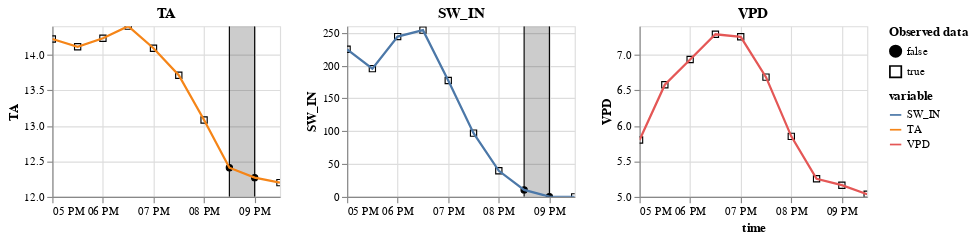

Here is the notebook cell this chart was saved with:
### Code cell
m_df.show(bind_interaction = False)

### Figure 1 — Vega-Lite specification as saved in the notebook (floating-point values rounded to 4 significant figures)
{"config": {"view": {"continuousWidth": 400, "continuousHeight": 300}}, "vconcat": [{"hconcat": [{"layer": [{"data": {"name": "data-396b6fee5d84b8c67c003177bd0f1779"}, "mark": {"type": "point", "color": "black", "fillOpacity": 1, "strokeWidth": 1}, "encoding": {"fill": {"field": "is_present", "legend": {"title": ["Observed data"]}, "scale": {"range": ["black", "#ffffff00"]}, "type": "nominal"}, "shape": {"field": "is_present", "type": "nominal"}, "x": {"axis": {"domain": true, "labels": true, "ticks": true, "title": "time"}, "field": "time", "type": "temporal"}, "y": {"field": "value", "scale": {"zero": false}, "title": "TA", "type": "quantitative"}}}, {"layer": [{"mark": "rule", "encoding": {"x": {"axis": {"domain": false, "labels": false, "ticks": false, "title": null}, "field": "gap_start", "type": "temporal"}}}, {"mark": "rule", "encoding": {"x": {"axis": {"domain": false, "labels": false, "ticks": false, "title": null}, "field": "gap_end", "type": "temporal"}}}, {"mark": {"type": "rect", "color": "black", "opacity": 0.2}, "encoding": {"x": {"axis": {"domain": false, "labels": false, "ticks": false, "title": null}, "field": "gap_start", "type": "temporal"}, "x2": {"field": "gap_end"}}}], "data": {"name": "data-0649de2b0733019f4936adba08c7cae5"}}, {"data": {"name": "data-396b6fee5d84b8c67c003177bd0f1779"}, "mark": "line", "encoding": {"color": {"field": "variable", "type": "nominal"}, "x": {"field": "time", "type": "temporal"}, "y": {"field": "value", "scale": {"zero": false}, "title": "TA", "type": "quantitative"}}, "name": "view_47"}], "height": 150, "title": "TA", "width": 200}, {"layer": [{"data": {"name": "data-1ac661e4b4c8cb0734f94ebe2ff271e1"}, "mark": {"type": "point", "color": "black", "fillOpacity": 1, "strokeWidth": 1}, "encoding": {"fill": {"field": "is_present", "legend": {"title": ["Observed data"]}, "scale": {"range": ["black", "#ffffff00"]}, "type": "nominal"}, "shape": {"field": "is_present", "type": "nominal"}, "x": {"axis": {"domain": true, "labels": true, "ticks": true, "title": "time"}, "field": "time", "type": "temporal"}, "y": {"field": "value", "scale": {"zero": false}, "title": "SW_IN", "type": "quantitative"}}}, {"layer": [{"mark": "rule", "encoding": {"x": {"axis": {"domain": false, "labels": false, "ticks": false, "title": null}, "field": "gap_start", "type": "temporal"}}}, {"mark": "rule", "encoding": {"x": {"axis": {"domain": false, "labels": false, "ticks": false, "title": null}, "field": "gap_end", "type": "temporal"}}}, {"mark": {"type": "rect", "color": "black", "opacity": 0.2}, "encoding": {"x": {"axis": {"domain": false, "labels": false, "ticks": false, "title": null}, "field": "gap_start", "type": "temporal"}, "x2": {"field": "gap_end"}}}], "data": {"name": "data-0649de2b0733019f4936adba08c7cae5"}}, {"data": {"name": "data-1ac661e4b4c8cb0734f94ebe2ff271e1"}, "mark": "line", "encoding": {"color": {"field": "variable", "type": "nominal"}, "x": {"field": "time", "type": "temporal"}, "y": {"field": "value", "scale": {"zero": false}, "title": "SW_IN", "type": "quantitative"}}, "name": "view_48"}], "height": 150, "title": "SW_IN", "width": 200}, {"layer": [{"mark": {"type": "point", "color": "black", "fillOpacity": 1, "strokeWidth": 1}, "encoding": {"fill": {"field": "is_present", "legend": {"title": ["Observed data"]}, "scale": {"range": ["black", "#ffffff00"]}, "type": "nominal"}, "shape": {"field": "is_present", "type": "nominal"}, "x": {"axis": {"domain": true, "labels": true, "ticks": true, "title": "time"}, "field": "time", "type": "temporal"}, "y": {"field": "value", "scale": {"zero": false}, "title": "VPD", "type": "quantitative"}}}, {"mark": "line", "encoding": {"color": {"field": "variable", "type": "nominal"}, "x": {"field": "time", "type": "temporal"}, "y": {"field": "value", "scale": {"zero": false}, "title": "VPD", "type": "quantitative"}}, "name": "view_49"}], "data": {"name": "data-87566384334aba3c379fa0e38b728291"}, "height": 150, "title": "VPD", "width": 200}]}], "params": [{"name": "param_80", "select": {"type": "interval"}, "bind": "scales", "views": ["view_47"]}, {"name": "param_81", "select": {"type": "interval"}, "bind": "scales", "views": ["view_48"]}, {"name": "param_82", "select": {"type": "interval"}, "bind": "scales", "views": ["view_49"]}], "$schema": "https://vega.github.io/schema/vega-lite/v5.2.0.json", "datasets": {"data-396b6fee5d84b8c67c003177bd0f1779": [{"time": "2000-06-15T17:00:00", "variable": "TA", "value": 14.22, "is_present": true}, {"time": "2000-06-15T17:30:00", "variable": "TA", "value": 14.11, "is_present": true}, {"time": "2000-06-15T18:00:00", "variable": "TA", "value": 14.23, "is_present": true}, {"time": "2000-06-15T18:30:00", "variable": "TA", "value": 14.4, "is_present": true}, {"time": "2000-06-15T19:00:00", "variable": "TA", "value": 14.09, "is_present": true}, {"time": "2000-06-15T19:30:00", "variable": "TA", "value": 13.71, "is_present": true}, {"time": "2000-06-15T20:00:00", "variable": "TA", "value": 13.08, "is_present": true}, {"time": "2000-06-15T20:30:00", "variable": "TA", "value": 12.41, "is_present": false}, {"time": "2000-06-15T21:00:00", "variable": "TA", "value": 12.27, "is_present": false}, {"time": "2000-06-15T21:30:00", "variable": "TA", "value": 12.2, "is_present": true}], "data-0649de2b0733019f4936adba08c7cae5": [{"gap_start": "2000-06-15T20:30:00", "gap_end": "2000-06-15T21:00:00"}], "data-1ac661e4b4c8cb0734f94ebe2ff271e1": [{"time": "2000-06-15T17:00:00", "variable": "SW_IN", "value": 224.8, "is_present": true}, {"time": "2000-06-15T17:30:00", "variable": "SW_IN", "value": 195.3, "is_present": true}, {"time": "2000-06-15T18:00:00", "variable": "SW_IN", "value": 244.2, "is_present": true}, {"time": "2000-06-15T18:30:00", "variable": "SW_IN", "value": 253.9, "is_present": true}, {"time": "2000-06-15T19:00:00", "variable": "SW_IN", "value": 177.3, "is_present": true}, {"time": "2000-06-15T19:30:00", "variable": "SW_IN", "value": 97.07, "is_present": true}, {"time": "2000-06-15T20:00:00", "variable": "SW_IN", "value": 39.71, "is_present": true}, {"time": "2000-06-15T20:30:00", "variable": "SW_IN", "value": 10.65, "is_present": false}, {"time": "2000-06-15T21:00:00", "variable": "SW_IN", "value": 0.32, "is_present": false}, {"time": "2000-06-15T21:30:00", "variable": "SW_IN", "value": 0.0, "is_present": true}], "data-87566384334aba3c379fa0e38b728291": [{"time": "2000-06-15T17:00:00", "variable": "VPD", "value": 5.799, "is_present": true}, {"time": "2000-06-15T17:30:00", "variable": "VPD", "value": 6.577, "is_present": true}, {"time": "2000-06-15T18:00:00", "variable": "VPD", "value": 6.931, "is_present": true}, {"time": "2000-06-15T18:30:00", "variable": "VPD", "value": 7.286, "is_present": true}, {"time": "2000-06-15T19:00:00", "variable": "VPD", "value": 7.251, "is_present": true}, {"time": "2000-06-15T19:30:00", "variable": "VPD", "value": 6.683, "is_present": true}, {"time": "2000-06-15T20:00:00", "variable": "VPD", "value": 5.851, "is_present": true}, {"time": "2000-06-15T20:30:00", "variable": "VPD", "value": 5.254, "is_present": true}, {"time": "2000-06-15T21:00:00", "variable": "VPD", "value": 5.164, "is_present": true}, {"time": "2000-06-15T21:30:00", "variable": "VPD", "value": 5.037, "is_present": true}]}}
